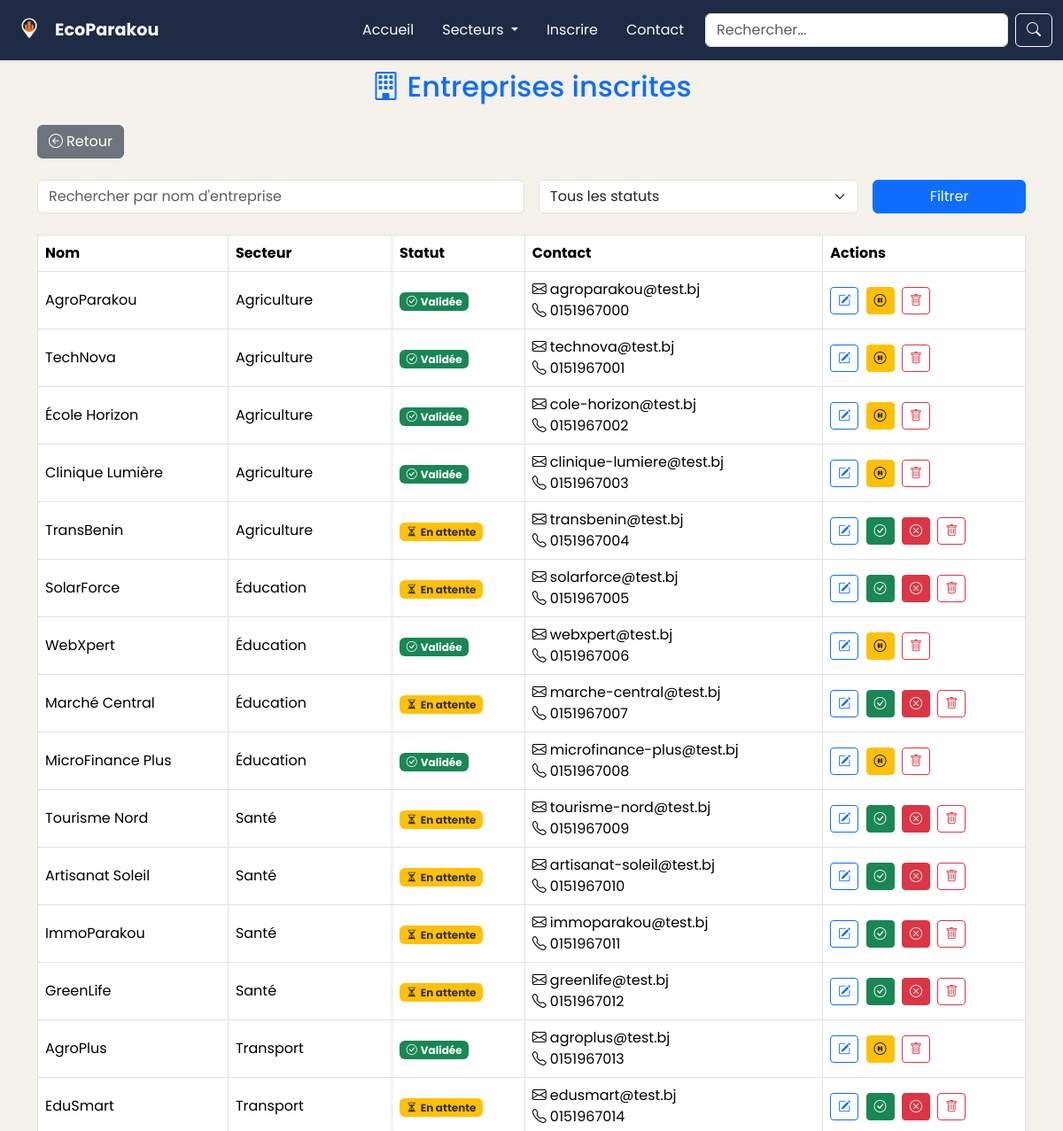
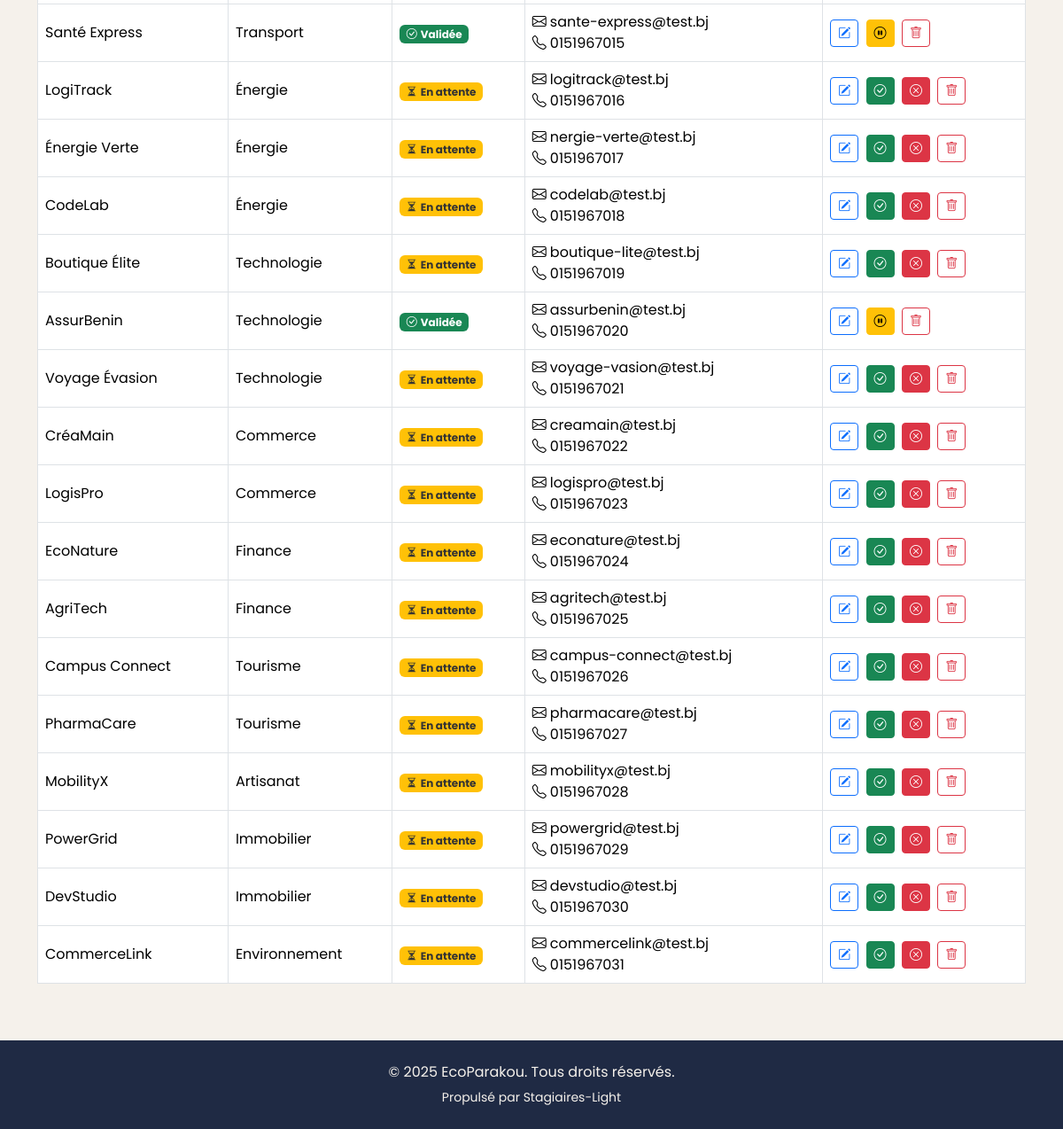
The page /admin/entreprise/liste_entreprise.php (signed in) on the database as committed earlier (2 pictures, top to bottom).
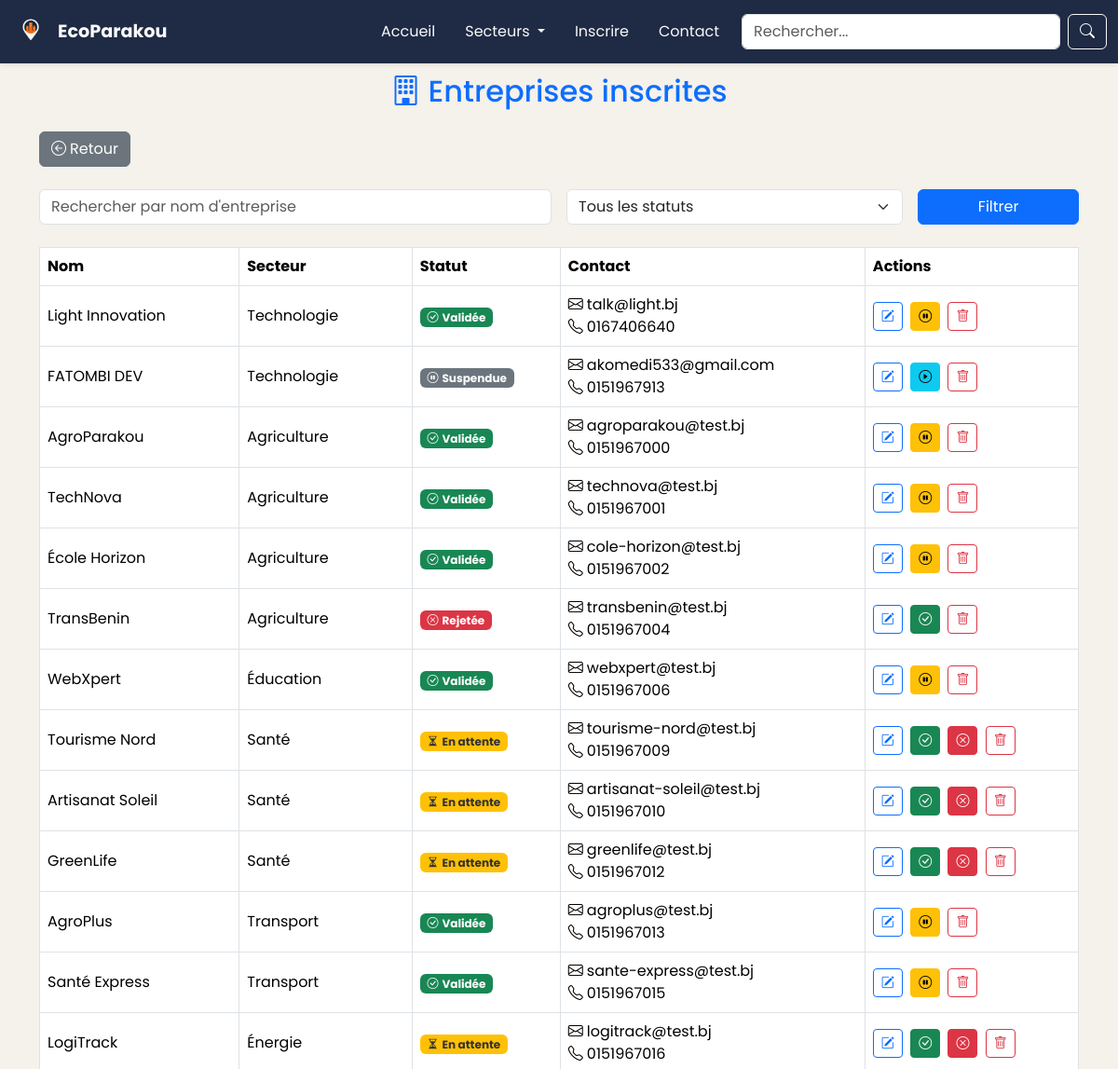
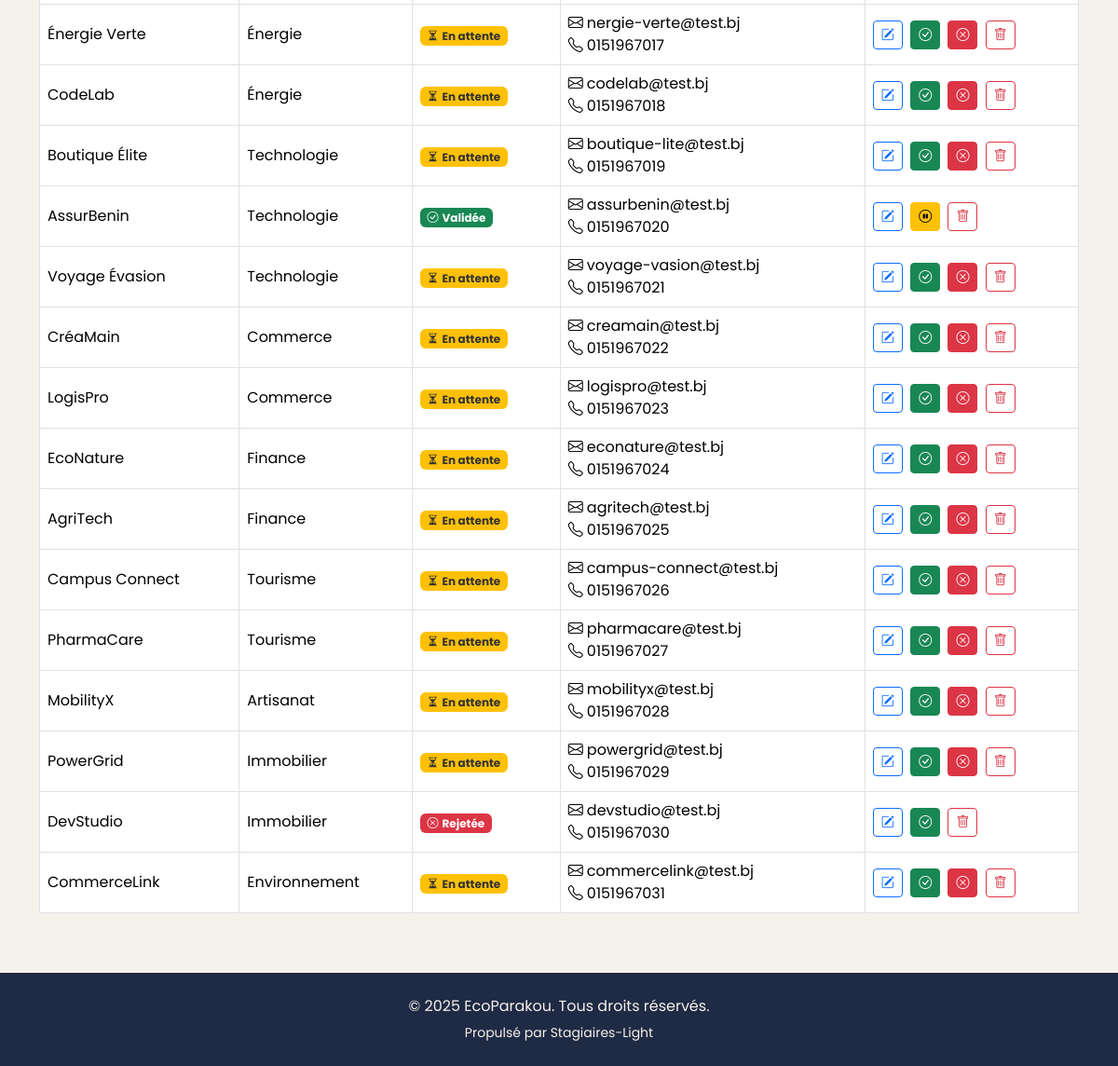
The same page on the database as committed later (2 pictures, top to bottom).
### tables this page shows
CREATE TABLE `entreprises` (
  `id` int NOT NULL,
  `nom` varchar(255) NOT NULL,
  `slug` varchar(255) DEFAULT NULL,
  `description` text,
  `telephone` varchar(20) DEFAULT NULL,
  `email_contact` varchar(100) DEFAULT NULL,
  `adresse` text,
  `quartier` varchar(100) DEFAULT NULL,
  `localisation` varchar(100) DEFAULT NULL,
  `secteur_id` int DEFAULT NULL,
  `logo` varchar(255) DEFAULT NULL,
  `statut` enum('en_attente','valide','rejete','suspendu') DEFAULT 'en_attente',
  `motif_rejet` text,
  `motif_suspension` text,
  `date_inscription` datetime DEFAULT CURRENT_TIMESTAMP,
  `date_validation` datetime DEFAULT NULL,
  `modifie_par` int DEFAULT NULL
);

CREATE TABLE `secteurs` (
  `id` int NOT NULL,
  `nom` varchar(100) NOT NULL,
  `slug` varchar(100) DEFAULT NULL,
  `description` text,
  `ordre` int DEFAULT '0'
);

### admin/entreprise/liste_entreprise.php (the view, shortened to what the changed rows need)
<?php
  include_once '../../includes/db.php';
  $admin_id = $_SESSION['admin_id'];
  $stmt = $mysqli->prepare("SELECT role FROM utilisateurs WHERE id = ?");
  $stmt->bind_param("i", $admin_id);
  $stmt->execute();
  $stmt->bind_result($role);
  $query = "SELECT e.*, s.nom AS secteur_nom FROM entreprises e
            LEFT JOIN secteurs s ON e.secteur_id = s.id
            WHERE 1=1";
  $query .= " ORDER BY e.date_inscription DESC";
  $stmt = $mysqli->prepare($query);
  $stmt->execute();
  $res = $stmt->get_result();
?>
<!DOCTYPE html>
<html lang="fr">
  <head>
    <?php include_once '../../includes/meta-head.php'; ?>
    <link rel="stylesheet" href="../../public/assets/css/liste_entrprise.css">
    <link rel="stylesheet" href="../../public/assets/css/header.css">
    <link rel="stylesheet" href="../../public/assets/css/footer.css">
  </head>
  <body>
    <main>
    <div class="container">
      <h2 class="mb-4 mt-4 text-center text-primary"><i class="bi bi-building icon-title text-accent me-2"></i>Entreprises inscrites</h2>
      <div class="table-responsive">
      <table class="table table-bordered table-hover align-middle">
        <thead>
          <tr>
            <th>Nom</th>
            <th>Secteur</th>
            <th>Statut</th>
            <th>Contact</th>
            <th>Actions</th>
          </tr>
        </thead>
        <tbody>
          <?php while ($e = $res->fetch_assoc()): ?>
            <tr>
              <td><?= htmlspecialchars($e['nom']) ?></td>
              <td><?= htmlspecialchars($e['secteur_nom']) ?></td>
              <td>
                <?php
                  $statut = $e['statut'];
                  $badge = match($statut) {
                    'valide' => '<span class="badge badge-valide"><i class="bi bi-check-circle me-1"></i>Validée</span>',
                    'rejete' => '<span class="badge badge-rejete"><i class="bi bi-x-circle me-1"></i>Rejetée</span>',
                    'suspendu' => '<span class="badge badge-suspendu"><i class="bi bi-pause-circle me-1"></i>Suspendue</span>',
                    default => '<span class="badge badge-attente"><i class="bi bi-hourglass-split me-1"></i>En attente</span>',
                  };
                  echo $badge;
                ?>
              </td>
              <td>
                <i class="bi bi-envelope me-1"></i><?= htmlspecialchars($e['email_contact']) ?><br>
                <i class="bi bi-telephone me-1"></i><?= htmlspecialchars($e['telephone']) ?>
              </td>
              <td class="justify-content-center ">
                <a href="modifier_entreprise.php?id=<?= $e['id'] ?>" class="btn btn-sm btn-outline-primary me-1" title="Modifier">
                  <i class="bi bi-pencil-square"></i>
                </a>
                <?php if (in_array($role, ['admin', 'moderateur'])): ?>
                  <?php if ($statut === 'en_attente'): ?>
                    <button type="button" class="btn btn-sm btn-success me-1" onclick="ouvrirModalValidation(<?= $e['id'] ?>)" title="Valider">
                      <i class="bi bi-check-circle"></i>
                    </button>
                    <button type="button" class="btn btn-sm btn-danger me-1" onclick="ouvrirModalRejet(<?= $e['id'] ?>)" title="Rejeter">
                      <i class="bi bi-x-circle"></i>
                    </button>
                  <?php elseif ($statut === 'rejete'): ?>
                    <button type="button" class="btn btn-sm btn-success me-1" onclick="ouvrirModalValidation(<?= $e['id'] ?>)" title="Valider">
                      <i class="bi bi-check-circle"></i>
                    </button>
                  <?php endif; ?>
                <?php endif; ?>
                <?php if ($role === 'admin'): ?>
                  <?php if ($statut === 'valide'): ?>
                    <button type="button" class="btn btn-sm btn-warning me-1" onclick="ouvrirModalStatut(<?= $e['id'] ?>, 'valide')" title="Suspendre">
                      <i class="bi bi-pause-circle"></i>
                    </button>
                  <?php elseif ($statut === 'suspendu'): ?>
                    <button type="button" class="btn btn-sm btn-info me-1" onclick="ouvrirModalStatut(<?= $e['id'] ?>, 'suspendu')" title="Réactiver">
                      <i class="bi bi-play-circle"></i>
                    </button>
                  <?php endif; ?>
                  <button type="button" class="btn btn-sm btn-outline-danger" onclick="ouvrirModalSuppression(<?= $e['id'] ?>)" title="Supprimer">
                    <i class="bi bi-trash"></i>
                  </button>
                <?php endif; ?>
              </td>
            </tr>
          <?php endwhile; ?>
        </tbody>
      </table>
      </div>
    </div>
    </main>
  </body>
</html>

Rows that differ between the two databases and show on the page:
removed entreprises: nom "Clinique Lumière", secteur.nom "Agriculture", statut "Validée", email_contact "clinique-lumiere@test.bj", telephone "0151967003"
removed entreprises: nom "SolarForce", secteur.nom "Éducation", statut "En attente", email_contact "solarforce@test.bj", telephone "0151967005"
removed entreprises: nom "Marché Central", secteur.nom "Éducation", statut "En attente", email_contact "marche-central@test.bj", telephone "0151967007"
removed entreprises: nom "MicroFinance Plus", secteur.nom "Éducation", statut "Validée", email_contact "microfinance-plus@test.bj", telephone "0151967008"
removed entreprises: nom "ImmoParakou", secteur.nom "Santé", statut "En attente", email_contact "immoparakou@test.bj", telephone "0151967011"
removed entreprises: nom "EduSmart", secteur.nom "Transport", statut "En attente", email_contact "edusmart@test.bj", telephone "0151967014"
added entreprises: nom "Light Innovation", secteur.nom "Technologie", statut "Validée", email_contact "talk@light.bj", telephone "0167406640"
added entreprises: nom "FATOMBI DEV", secteur.nom "Technologie", statut "Suspendue", email_contact "akomedi533@gmail.com", telephone "0151967913"
changed entreprises "TransBenin": statut "En attente" → "Rejetée"
changed entreprises "DevStudio": statut "En attente" → "Rejetée"
